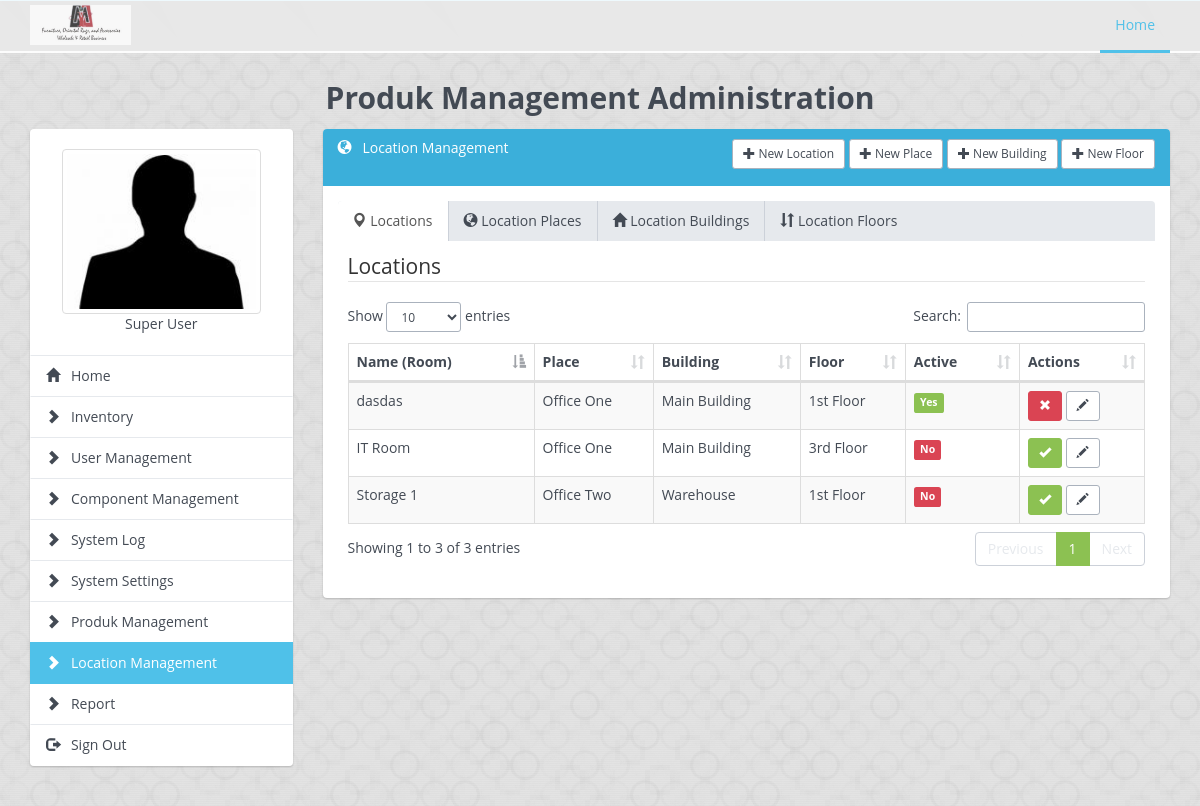
Screenshot of /invenity/location_management.php (signed in) with the database file from the repository.
### tables this page shows
CREATE TABLE `system_settings` (
  `setting_name` varchar(50) NOT NULL COMMENT 'Setting Name',
  `setting_value` text NOT NULL COMMENT 'Values',
  `active` enum('yes','no') NOT NULL DEFAULT 'yes',
  `created_by` varchar(30) NOT NULL,
  `created_date` datetime NOT NULL,
  `updated_by` varchar(30) NOT NULL,
  `updated_date` datetime NOT NULL,
  `revision` tinyint(3) NOT NULL DEFAULT '0'
);

CREATE TABLE `component` (
  `component_id` int(11) NOT NULL,
  `component_name` varchar(30) NOT NULL COMMENT 'Component Name',
  `component_page` varchar(100) NOT NULL COMMENT 'Component Page',
  `component_type` enum('system','standard') NOT NULL DEFAULT 'standard' COMMENT 'Component Type',
  `active` enum('yes','no') NOT NULL DEFAULT 'yes' COMMENT 'Active Status',
  `created_by` varchar(30) NOT NULL,
  `created_date` datetime NOT NULL,
  `updated_by` varchar(30) NOT NULL,
  `updated_date` datetime NOT NULL,
  `revision` tinyint(3) NOT NULL DEFAULT '0'
);

CREATE TABLE `location` (
  `location_id` int(11) NOT NULL,
  `location_name` varchar(30) NOT NULL COMMENT 'Location Name',
  `location_photo` text COMMENT 'Location Photo - If available',
  `active` enum('yes','no') NOT NULL DEFAULT 'yes' COMMENT 'Location Active Status',
  `created_by` varchar(30) NOT NULL,
  `created_date` datetime NOT NULL,
  `updated_by` varchar(30) NOT NULL,
  `updated_date` datetime NOT NULL,
  `revision` tinyint(3) NOT NULL DEFAULT '0' COMMENT 'Total Device Type Changes'
);

CREATE TABLE `location_place` (
  `place_id` int(11) NOT NULL,
  `place_name` varchar(30) NOT NULL,
  `active` enum('yes','no') NOT NULL DEFAULT 'yes',
  `created_by` varchar(30) NOT NULL,
  `created_date` datetime NOT NULL,
  `updated_by` varchar(30) NOT NULL,
  `updated_date` datetime NOT NULL,
  `revision` tinyint(2) NOT NULL DEFAULT '0'
);

CREATE TABLE `location_building` (
  `building_id` int(11) NOT NULL,
  `building_name` varchar(30) NOT NULL,
  `active` enum('yes','no') NOT NULL DEFAULT 'yes',
  `created_by` varchar(30) NOT NULL,
  `created_date` datetime NOT NULL,
  `updated_by` varchar(30) NOT NULL,
  `updated_date` datetime NOT NULL,
  `revision` tinyint(2) NOT NULL DEFAULT '0'
);

CREATE TABLE `location_floor` (
  `floor_id` int(11) NOT NULL,
  `floor_name` varchar(30) NOT NULL,
  `active` enum('yes','no') NOT NULL DEFAULT 'yes',
  `created_by` varchar(30) NOT NULL,
  `created_date` datetime NOT NULL,
  `updated_by` varchar(30) NOT NULL,
  `updated_date` datetime NOT NULL,
  `revision` tinyint(2) NOT NULL DEFAULT '0'
);

### invenity/lib/db.class.php (called while the page is built, shortened)
<?php
class DB
{
	private $pdo;
	private $sQuery;
		private function Connect()
		{
			$this->settings = parse_ini_file("settings.ini.php");
			$dsn = 'mysql:dbname='.$this->settings["dbname"].';host='.$this->settings["host"].'';
			try
			{
				$this->pdo = new PDO($dsn, $this->settings["user"], $this->settings["password"], array(PDO::MYSQL_ATTR_INIT_COMMAND => "SET NAMES utf8"));
				$this->pdo->setAttribute(PDO::ATTR_ERRMODE, PDO::ERRMODE_EXCEPTION);
				$this->pdo->setAttribute(PDO::ATTR_EMULATE_PREPARES, false);
				$this->bConnected = true;
			}
			catch (PDOException $e)
			{
				echo $this->ExceptionLog($e->getMessage());
				die();
			}
		}
		private function Init($query,$parameters = "")
		{
			try
			{
				$this->sQuery = $this->pdo->prepare($query);
				$this->succes 	= $this->sQuery->execute();
			}
			catch(PDOException $e)
			{
					echo $this->ExceptionLog($e->getMessage(), $query );
					die();
			}
		}
		public function query($query,$params = null, $fetchmode = PDO::FETCH_ASSOC)
		{
			$query = trim($query);
			$this->Init($query,$params);
			$rawStatement = explode(" ", $query);
			$statement = strtolower($rawStatement[0]);
			if ($statement === 'select' || $statement === 'show') {
				return $this->sQuery->fetchAll($fetchmode);
			}
			elseif ( $statement === 'insert' ||  $statement === 'update' || $statement === 'delete' ) {
				return $this->sQuery->rowCount();
			}
			else {
				return NULL;
			}
		}
		public function single($query,$params = null)
		{
			$this->Init($query,$params);
			return $this->sQuery->fetchColumn();
		}
}
?>

### invenity/class/inventory.class.php (called while the page is built, shortened)
<?php
require_once(__DIR__ . '/../lib/db.class.php');
class Inventory
{
	public function __construct() {
		$this->db = new DB();
	}
	public function setting_data($setting_name)
	{
		$query         = "SELECT setting_value FROM system_settings WHERE setting_name = '$setting_name' AND active = 'yes'";
		$setting_value = $this->db->single($query);
		return $setting_value;
	}
	public function main_menu($privileges)
	{
		if ($privileges!="*") {
			$query = "SELECT component_id, component_name, component_page FROM component WHERE component_id IN ($privileges) AND active = 'yes' ORDER BY component_type DESC";
		}
		else {
			$query = "SELECT component_id, component_name, component_page FROM component WHERE active = 'yes' ORDER BY component_type DESC";
		}
		$main_menu_array = $this->db->query($query);
		return $main_menu_array;
	}
}
?>

### invenity/class/location.class.php (called while the page is built, shortened)
<?php
require_once(__DIR__ . '/../lib/db.class.php');
require_once(__DIR__ . '/../class/inventory.class.php');
class LocationClass
{
	public function __construct() {
		$this->db        = new DB();
		$this->inventory = new inventory();
		$this->location_details_addon = $this->inventory->setting_data("location_details");
	}
	public function show_location($location_name="")
	{
		if ($this->location_details_addon == "enable") {
			$query = "SELECT
			 l.location_id,
			 l.location_name,
			 l.location_photo,
			 l.active,
			 lp.place_id,
			 lp.place_name,
			 lb.building_id,
			 lb.building_name,
			 lf.floor_id,
			 lf.floor_name
			FROM location l
			LEFT JOIN location_details ld ON l.location_id = ld.location_id AND ld.active='yes'
			LEFT JOIN location_place lp ON ld.place_id = lp.place_id
			LEFT JOIN location_building lb ON ld.building_id = lb.building_id
			LEFT JOIN location_floor lf ON ld.floor_id = lf.floor_id
			";
		}
		$query .= " ORDER BY l.location_name ASC ";
		$result = $this->db->query($query);
		return $result;
	}
}
?>

### invenity/location_management.php (the view, shortened to what this page needs)
<?php
require_once(__DIR__ . '/lib/db.class.php');
require_once(__DIR__ . '/class/location.class.php');
$locationclass = new LocationClass();
require_once(__DIR__ . '/class/inventory.class.php');
$invClass  = new Inventory();
include("./include/include_header.php");
$setting_location_details = $invClass->setting_data("location_details");
?>
<div class="col-lg-9 col-md-9 col-sm-12 col-xs-12">
	<div class="panel panel-primary">
		<div class="panel-heading">
			<h3 class="panel-title">
				<i class="glyphicon glyphicon-globe"></i> &nbsp; <?php echo $current_page_name; ?>
				<span class="pull-right">
					<button type="button" class="btn btn-default btn-sm" onclick="show_add_new_location()"><i class="glyphicon glyphicon-plus"></i> New Location</button>
					<?php
					if ($setting_location_details == "enable") : ?>
					<button type="button" class="btn btn-default btn-sm" onclick="show_add_new_location_details('place')"><i class="glyphicon glyphicon-plus"></i> New Place</button>
					<button type="button" class="btn btn-default btn-sm" onclick="show_add_new_location_details('building')"><i class="glyphicon glyphicon-plus"></i> New Building</button>
					<button type="button" class="btn btn-default btn-sm" onclick="show_add_new_location_details('floor')"><i class="glyphicon glyphicon-plus"></i> New Floor</button>
					<?php endif; ?>
				</span>
			</h3>
			<br>
		</div>
		<div class='panel-body'>
			<ul class="nav nav-tabs" role="tablist">
				<li role="presentation" class="active">
					<a href="#loc_list" id="loc_list_tab" role="tab" data-toggle="tab" aria-controls="loc_list" aria-expanded="true"><i class="glyphicon glyphicon-map-marker"></i> Locations</a>
				</li>
				<?php
				if ($setting_location_details == "enable") : ?>
				<li role="presentation">
					<a href="#loc_place_list" id="loc_place_list_tab" role="tab" data-toggle="tab" aria-controls="loc_place_list" aria-expanded="true"><i class="glyphicon glyphicon-globe"></i> Location Places</a>
				</li>
				<li role="presentation">
					<a href="#loc_building_list" id="loc_building_list_tab" role="tab" data-toggle="tab" aria-controls="loc_building_list" aria-expanded="true"><i class="glyphicon glyphicon-home"></i> Location Buildings</a>
				</li>
				<li role="presentation">
					<a href="#loc_floor_list" id="loc_floor_list_tab" role="tab" data-toggle="tab" aria-controls="loc_floor_list" aria-expanded="true"><i class="glyphicon glyphicon-sort"></i> Location Floors</a>
				</li>
				<?php endif; ?>
			</ul>
			<div class="tab-content">
				<div role="tabpanel" class="tab-pane fade active in" id="loc_list" aria-labelledby="loc_list_tab">
					<legend>Locations</legend>
					<?php if (count($locationclass->show_location())!=0) : ?>
						<table class='table table-bordered table-striped' id='datatable'>
						<thead>
							<tr>
								<th>Name (Room)</th>
								<?php if ($setting_location_details=="enable"): ?>
								<th>Place</th>
								<th>Building</th>
								<th>Floor</th>
								<?php endif ?>
								<th>Active</th>
								<th>Actions</th>
							</tr>
						</thead>
						<tbody>
						<?php
						$data = $locationclass->show_location();
						foreach ($data as $location_data) {
							$location_id    = $location_data["location_id"];
							$location_name  = $location_data["location_name"];
							$active         = $location_data["active"];
							if ($active=="yes") {
								$active_status = "<span class='label label-success'>Yes</span><input type='hidden' id='lactive_$location_id' value='yes'>";
								$button_status = "<button type='button' title='Deactive' class='btn btn-danger btn-sm' onclick=\"location_change_status('$location_id', '$location_name', 'no')\"><i class='glyphicon glyphicon-remove'></i></button>";
							}
							elseif ($active=="no") {
								$active_status = "<span class='label label-danger'>No</span><input type='hidden' id='lactive_$location_id' value='no'>";
								$button_status = "<button type='button' title='Activate' class='btn btn-success btn-sm' onclick=\"location_change_status('$location_id', '$location_name', 'yes')\"><i class='glyphicon glyphicon-ok'></i></button>";
							}
							?>
							<tr>
								<td id='location_name_<?php echo $location_id; ?>'><?php echo $location_name; ?></td>
								<?php if ($setting_location_details=="enable"): ?>
								<td><?php echo $location_data["place_name"]; ?><input type="hidden" id='location_place_<?php echo $location_id; ?>' value="<?php echo $location_data["place_id"]; ?>"></td>
								<td><?php echo $location_data["building_name"]; ?><input type="hidden"  id='location_building_<?php echo $location_id; ?>' value="<?php echo $location_data["building_id"]; ?>"></td>
								<td><?php echo $location_data["floor_name"]; ?><input type="hidden" id='location_floor_<?php echo $location_id; ?>' value="<?php echo $location_data["floor_id"]; ?>"></td>
								<?php endif ?>
								<td><?php echo $active_status; ?></td>
								<td><?php echo $button_status; ?> <button class='btn btn-default btn-sm' onclick="show_edit_location('<?php echo $location_id; ?>')"><i class='glyphicon glyphicon-pencil'></i></button></td>
							</tr>
							<?php
						}
						?>
						</tbody>
						</table>
					<?php else: ?>
						<p>No Location Data Found!</p>
					<?php endif; ?>
				</div>
			</div>
		</div>
	</div>
</div>
<?php
include("./include/include_footer.php");
include("./include/init_datatables.php");
include("./include/init_validetta.php");
include("./include/init_chosen.php");
?>

### invenity/include/include_header.php (shortened to what this page needs)
<?php
	$current_page      = basename($_SERVER['PHP_SELF']);
	$main_menu_array   = $invClass->main_menu($_SESSION['privileges']);
	$display_menu      = "";
	foreach ($main_menu_array as $main_menu) {
		$component_name = $main_menu['component_name'];
		$component_page = $main_menu['component_page'];
		if ($current_page==$component_page) {
			$display_menu .= "<a href='$component_page' class='list-group-item active' title='$component_name'><i class='glyphicon glyphicon-chevron-right'></i> &nbsp; $component_name</a>";
			$current_page_name = " ".$component_name;
		} else {
			$display_menu .= "<a href='$component_page' class='list-group-item' title='$component_name'><i class='glyphicon glyphicon-chevron-right'></i> &nbsp; $component_name</a>";
		}
		if ($current_page=="dashboard.php") {
			$home_link = "active";
		} else {
			$home_link = "";
		}
	}
?>
	<!DOCTYPE html>
		<html>
		<head>
			<link rel="stylesheet" type="text/css" href="./assets/css/<?php if ($invClass->setting_data("color_scheme")!="") { echo $invClass->setting_data("color_scheme"); } else {echo "site-default.min.css";} ?>">
			<link rel="stylesheet" type="text/css" href="./assets/plugins/pace/pace.css">
		</head>
		<body background="./assets/images/backgrounds/<?php if ($invClass->setting_data("body_background")!="") { echo $invClass->setting_data("body_background"); } else {echo "symphony.png";} ?>">
			<div class="docs-header">
				<nav class="navbar navbar-default navbar-custom" role="navigation">
					<div class="container">
						<div class="navbar-header">
							<a class="navbar-brand" href="#">
								<img src="./assets/images/<?php if ($invClass->setting_data("inventory_logo")!="") { echo $invClass->setting_data("inventory_logo"); } else {echo "logo.png";} ?>" height="40">
							</a>
						</div>
						<div class="collapse navbar-collapse">
							<ul class="nav navbar-nav navbar-right">
								<li><a class="nav-link current" href="dashboard.php" >Home</a></li>
							</ul>
						</div>
					</div>
				</nav>
			</div>
			<div class="container document">
				<div class="row">
					<div class="col-lg-12 col-md-12 col-sm-12 col-xs-12">
						<h3 class="text-center">
							<?php
							if ($invClass->setting_data("inventory_name")!="") {
								echo $invClass->setting_data("inventory_name");
							} else {
								echo "Inventory System";
							} ?>  Administration
						</h3>
					</div>
				</div>
			</div>
			<div class="container document">
				<div class="row">
					<div class="col-lg-3 col-md-3 col-sm-12 col-xs-12">
						<div class="list-group">
							<li class="list-group-item">
								<div class="text-center">
									<a href='my_profile.php' class='list-group-item text-center' title='My Profile'>
										<img src="<?php echo $_SESSION['user_photo'] ?>" class="img-thumbnail" height="120px" /><br>
										<?php echo $_SESSION['first_name']. " " .$_SESSION['last_name'] ?>
									</a>
								</div>
							</li>
							<a href="dashboard.php" class="list-group-item <?php echo $home_link; ?>" title="Dashboard"><i class="glyphicon glyphicon-home"></i> &nbsp; Home</a>
							<?php
								echo $display_menu;
							?>
							<a href="#" class="list-group-item" id="sign_out" title="Sign Out"><i class="glyphicon glyphicon-log-out"></i> &nbsp; Sign Out</a>
						</div>
					</div>

### invenity/include/include_footer.php (shortened to what this page needs)
    	</div>
	</div>
</body>
</html>

### invenity/include/init_datatables.php (shortened to what this page needs)
<link rel="stylesheet" type="text/css" href="./assets/plugins/datatables/media/css/dataTables.bootstrap.min.css">

### invenity/include/init_validetta.php (shortened to what this page needs)
<link rel="stylesheet" type="text/css" href="./assets/plugins/validetta/validetta.min.css">

### invenity/include/init_chosen.php (shortened to what this page needs)
<link rel="stylesheet" type="text/css" href="./assets/plugins/chosen/chosen.min.css">

### rows the page displays
system_settings: setting_value (picture)
system_settings: setting_value "Produk Management"
component: component_name "Inventory"
component: component_name "User Management"
component: component_name "Component Management"
component: component_name "System Log"
component: component_name "System Settings"
component: component_name "Produk Management"
component: component_name "Location Management"
component: component_name "Report"
location: location_name "dasdas", location_place.place_name "Office One", location_building.building_name "Main Building", location_floor.floor_name "1st Floor"
location: location_name "IT Room", location_place.place_name "Office One", location_building.building_name "Main Building", location_floor.floor_name "3rd Floor"
location: location_name "Storage 1", location_place.place_name "Office Two", location_building.building_name "Warehouse", location_floor.floor_name "1st Floor"

### other values shown
$_SESSION['first_name'] "Super"
$_SESSION['last_name'] "User"
